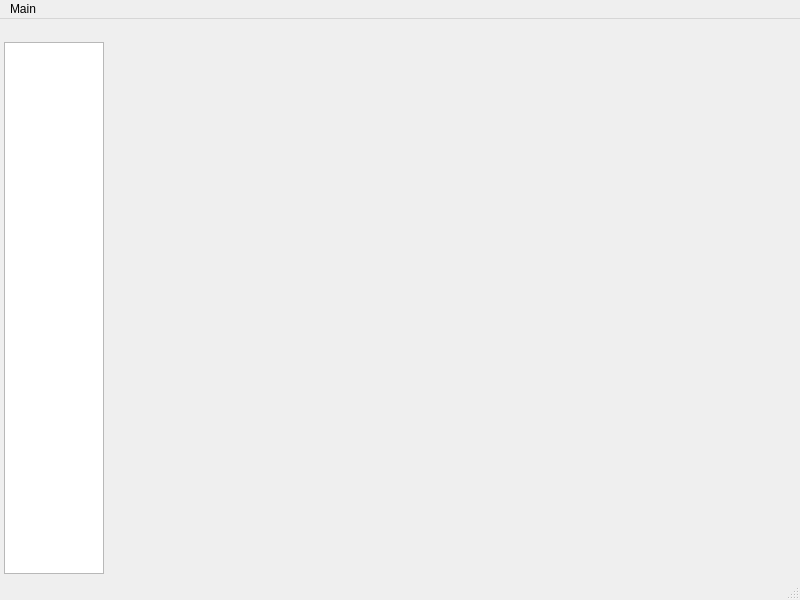
<?xml version="1.0" encoding="UTF-8"?>
<ui version="4.0">
 <class>MainWindow</class>
 <widget class="QMainWindow" name="MainWindow">
  <property name="geometry">
   <rect>
    <x>0</x>
    <y>0</y>
    <width>800</width>
    <height>600</height>
   </rect>
  </property>
  <property name="windowTitle">
   <string>:: R-Prj ::</string>
  </property>
  <property name="dockNestingEnabled">
   <bool>true</bool>
  </property>
  <widget class="QWidget" name="centralwidget">
   <layout class="QVBoxLayout" name="verticalLayout">
    <property name="margin">
     <number>0</number>
    </property>
    <item>
     <widget class="QStackedWidget" name="stackedWidget"/>
    </item>
   </layout>
  </widget>
  <widget class="QMenuBar" name="menubar">
   <property name="geometry">
    <rect>
     <x>0</x>
     <y>0</y>
     <width>800</width>
     <height>22</height>
    </rect>
   </property>
   <property name="nativeMenuBar">
    <bool>false</bool>
   </property>
   <widget class="QMenu" name="menuMain">
    <property name="title">
     <string>Main</string>
    </property>
    <addaction name="actionLogin"/>
    <addaction name="separator"/>
    <addaction name="actionReload_Style"/>
    <addaction name="separator"/>
    <addaction name="actionQuit"/>
   </widget>
   <addaction name="menuMain"/>
  </widget>
  <widget class="QStatusBar" name="statusbar"/>
  <widget class="QDockWidget" name="dockWidget">
   <property name="sizePolicy">
    <sizepolicy hsizetype="Minimum" vsizetype="Minimum">
     <horstretch>0</horstretch>
     <verstretch>0</verstretch>
    </sizepolicy>
   </property>
   <property name="floating">
    <bool>false</bool>
   </property>
   <property name="features">
    <set>QDockWidget::DockWidgetMovable</set>
   </property>
   <attribute name="dockWidgetArea">
    <number>1</number>
   </attribute>
   <widget class="QWidget" name="dockWidgetContents">
    <property name="sizePolicy">
     <sizepolicy hsizetype="Fixed" vsizetype="Preferred">
      <horstretch>0</horstretch>
      <verstretch>0</verstretch>
     </sizepolicy>
    </property>
    <layout class="QVBoxLayout" name="verticalLayout_2">
     <property name="margin">
      <number>4</number>
     </property>
     <item>
      <widget class="QListWidget" name="listWidget">
       <property name="sizePolicy">
        <sizepolicy hsizetype="Expanding" vsizetype="Expanding">
         <horstretch>0</horstretch>
         <verstretch>0</verstretch>
        </sizepolicy>
       </property>
       <property name="minimumSize">
        <size>
         <width>50</width>
         <height>0</height>
        </size>
       </property>
       <property name="maximumSize">
        <size>
         <width>100</width>
         <height>16777215</height>
        </size>
       </property>
       <property name="horizontalScrollBarPolicy">
        <enum>Qt::ScrollBarAlwaysOff</enum>
       </property>
       <property name="editTriggers">
        <set>QAbstractItemView::NoEditTriggers</set>
       </property>
       <property name="selectionBehavior">
        <enum>QAbstractItemView::SelectRows</enum>
       </property>
       <property name="iconSize">
        <size>
         <width>50</width>
         <height>50</height>
        </size>
       </property>
       <property name="textElideMode">
        <enum>Qt::ElideNone</enum>
       </property>
       <property name="movement">
        <enum>QListView::Static</enum>
       </property>
       <property name="flow">
        <enum>QListView::TopToBottom</enum>
       </property>
       <property name="spacing">
        <number>25</number>
       </property>
       <property name="viewMode">
        <enum>QListView::IconMode</enum>
       </property>
       <property name="uniformItemSizes">
        <bool>true</bool>
       </property>
      </widget>
     </item>
    </layout>
   </widget>
  </widget>
  <action name="actionQuit">
   <property name="text">
    <string>Quit</string>
   </property>
   <property name="shortcut">
    <string>Ctrl+Q</string>
   </property>
  </action>
  <action name="actionReload_Style">
   <property name="text">
    <string>Reload Style</string>
   </property>
   <property name="shortcut">
    <string>Ctrl+T</string>
   </property>
  </action>
  <action name="actionLogin">
   <property name="text">
    <string>Login</string>
   </property>
   <property name="shortcut">
    <string>Ctrl+L</string>
   </property>
  </action>
 </widget>
 <resources/>
 <connections>
  <connection>
   <sender>listWidget</sender>
   <signal>currentRowChanged(int)</signal>
   <receiver>stackedWidget</receiver>
   <slot>setCurrentIndex(int)</slot>
   <hints>
    <hint type="sourcelabel">
     <x>56</x>
     <y>309</y>
    </hint>
    <hint type="destinationlabel">
     <x>536</x>
     <y>300</y>
    </hint>
   </hints>
  </connection>
 </connections>
</ui>
